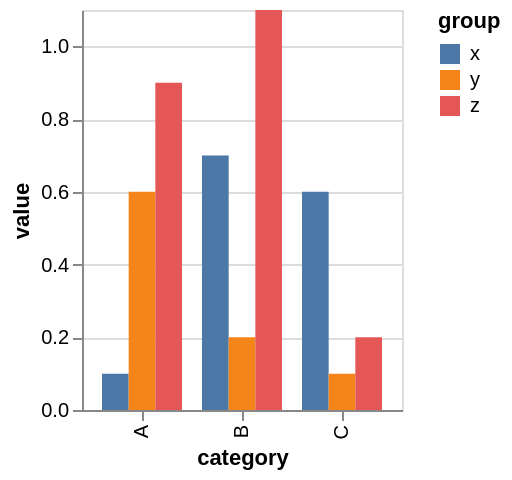

Write the Vega-Lite specification saved for this chart.
### Vega specification from a JSON file in a GitHub repository (floating-point values rounded to 4 significant figures)
{"$schema": "https://vega.github.io/schema/vega/v5.json", "background": "white", "padding": 5, "height": 200, "style": "cell", "data": [{"name": "source_0", "values": [{"category": "A", "group": "x", "value": 0.1}, {"category": "A", "group": "y", "value": 0.6}, {"category": "A", "group": "z", "value": 0.9}, {"category": "B", "group": "x", "value": 0.7}, {"category": "B", "group": "y", "value": 0.2}, {"category": "B", "group": "z", "value": 1.1}, {"category": "C", "group": "x", "value": 0.6}, {"category": "C", "group": "y", "value": 0.1}, {"category": "C", "group": "z", "value": 0.2}]}, {"name": "data_0", "source": "source_0", "transform": [{"type": "stack", "groupby": ["category", "group"], "field": "value", "sort": {"field": [], "order": []}, "as": ["value_start", "value_end"], "offset": "zero"}, {"type": "filter", "expr": "isValid(datum[\"value\"]) && isFinite(+datum[\"value\"])"}]}], "signals": [{"name": "x_step", "value": 50}, {"name": "width", "update": "bandspace(domain('x').length, 0.2, 0.2) * x_step"}], "marks": [{"name": "marks", "type": "rect", "style": ["bar"], "from": {"data": "data_0"}, "encode": {"update": {"fill": {"scale": "color", "field": "group"}, "ariaRoleDescription": {"value": "bar"}, "description": {"signal": "\"category: \" + (isValid(datum[\"category\"]) ? datum[\"category\"] : \"\"+datum[\"category\"]) + \"; value: \" + (format(datum[\"value\"], \"\")) + \"; group: \" + (isValid(datum[\"group\"]) ? datum[\"group\"] : \"\"+datum[\"group\"])"}, "xc": {"scale": "x", "field": "category", "offset": {"scale": "xOffset", "field": "group", "band": 0.5}}, "width": {"signal": "max(0.25, bandwidth('xOffset'))"}, "y": {"scale": "y", "field": "value_end"}, "y2": {"scale": "y", "field": "value_start"}}}}], "scales": [{"name": "x", "type": "band", "domain": {"data": "data_0", "field": "category", "sort": true}, "range": {"step": {"signal": "x_step"}}, "paddingInner": 0.2, "paddingOuter": 0.2}, {"name": "y", "type": "linear", "domain": {"data": "data_0", "fields": ["value_start", "value_end"]}, "range": [{"signal": "height"}, 0], "nice": true, "zero": true}, {"name": "xOffset", "type": "band", "domain": {"data": "data_0", "field": "group", "sort": true}, "range": [0, {"signal": "bandwidth('x')"}]}, {"name": "color", "type": "ordinal", "domain": {"data": "data_0", "field": "group", "sort": true}, "range": "category"}], "axes": [{"scale": "y", "orient": "left", "gridScale": "x", "grid": true, "tickCount": {"signal": "ceil(height/40)"}, "domain": false, "labels": false, "aria": false, "maxExtent": 0, "minExtent": 0, "ticks": false, "zindex": 0}, {"scale": "x", "orient": "bottom", "grid": false, "title": "category", "labelAlign": "right", "labelAngle": 270, "labelBaseline": "middle", "zindex": 0}, {"scale": "y", "orient": "left", "grid": false, "title": "value", "labelOverlap": true, "tickCount": {"signal": "ceil(height/40)"}, "zindex": 0}], "legends": [{"fill": "color", "symbolType": "square", "title": "group"}]}
